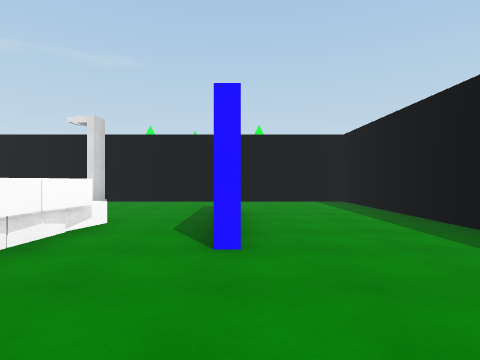
[1] (above)

17 first-person views from a walk through a scene from a Unity 3-D project. The camera is 1.4 m above the floor, looks level and sees 80° across. The floor is counted in squares, 2 m on a side. Each view is taken from the middle of a square. On the plan, view 1 faces up. The plan holds only what a view shows up to about 10 squares ahead; the rest is blank. The place goes on beyond the plan.

[2]
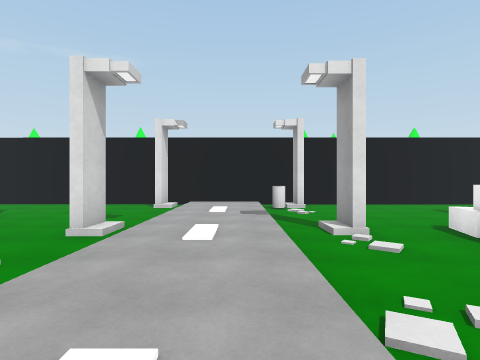

[3]
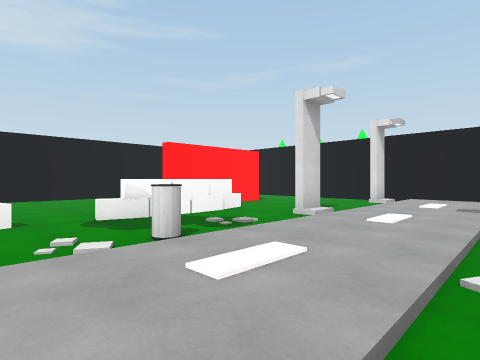

[4]
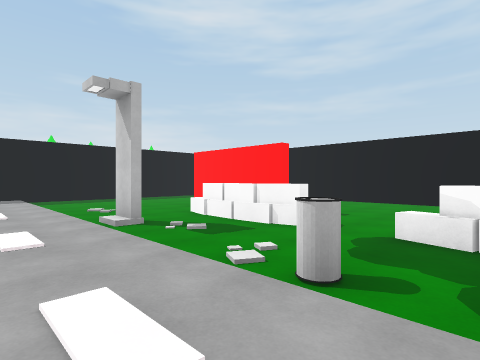

[5]
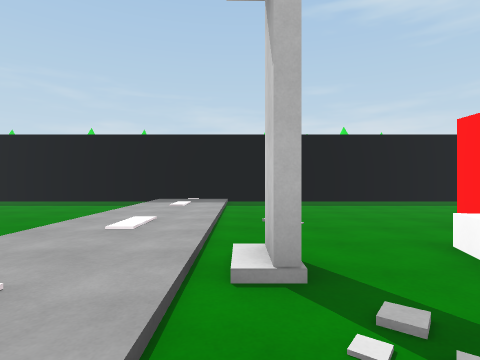

[6]
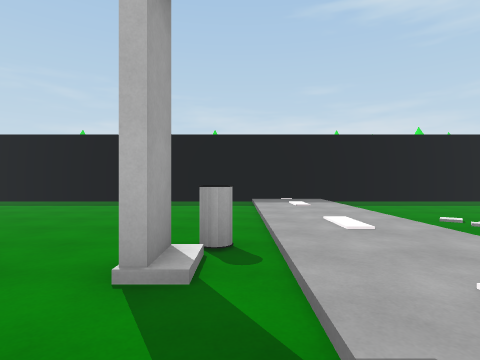

[7]
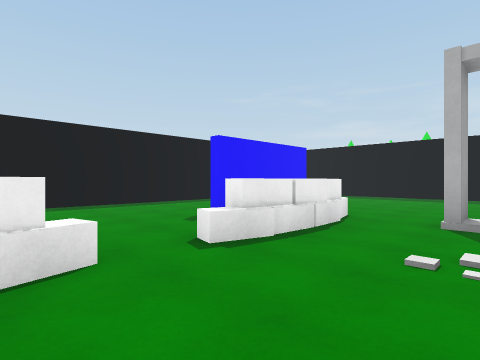

[8]
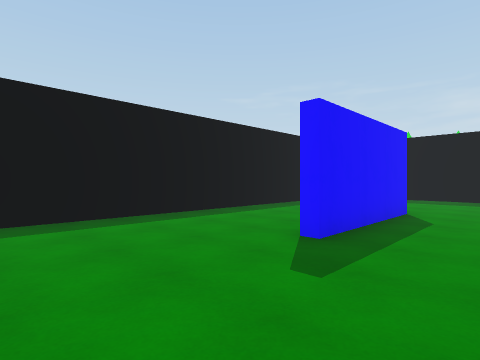

[9]
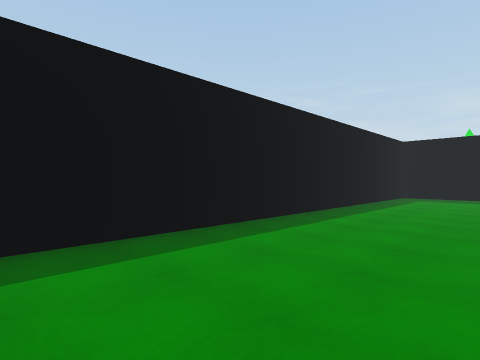

[10]
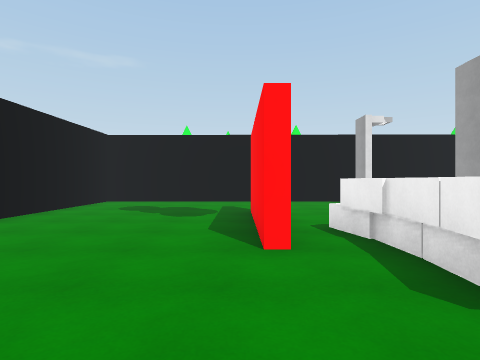

[11]
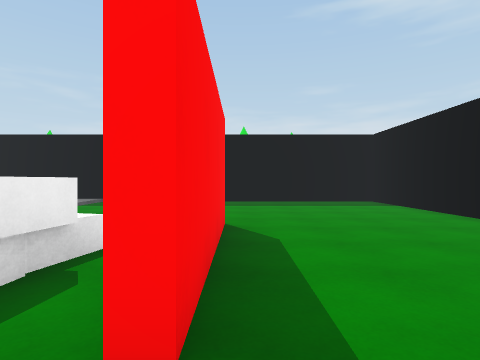

[12]
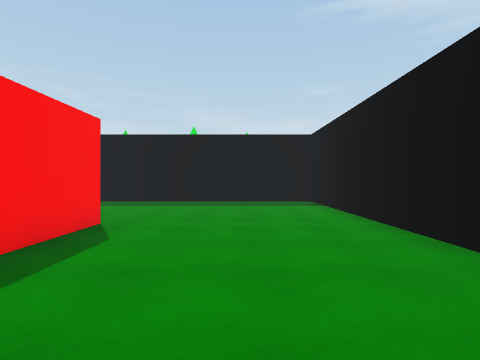

[13]
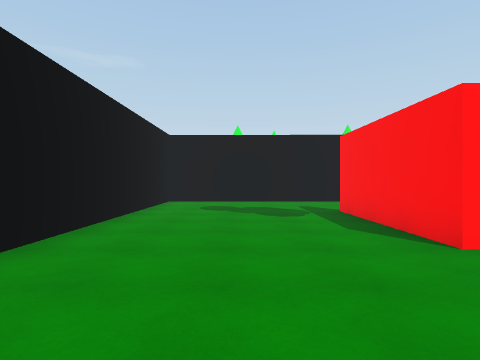

[14]
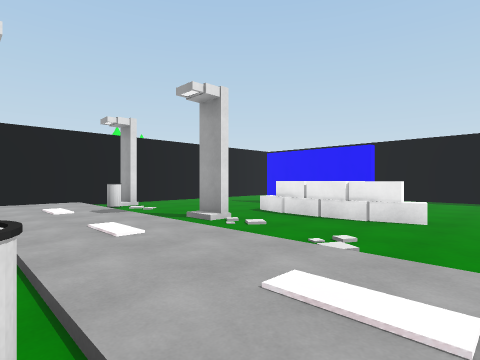

[15]
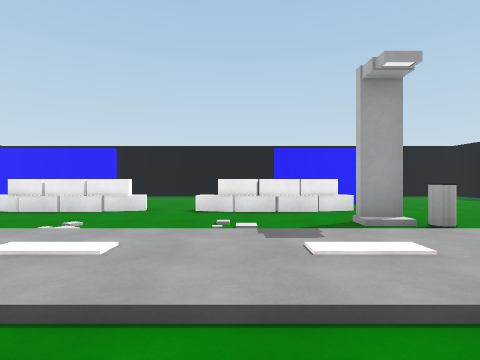

[16]
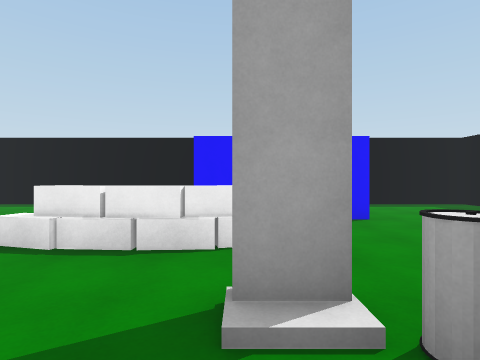

[17]
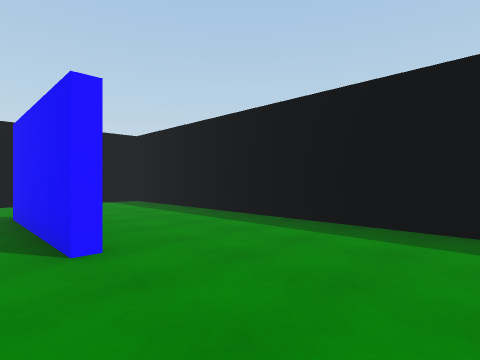

### Floor plan
Key: @ floor where view 1 was taken; # wall or solid block; . main floor; : floor 0.25 m higher than the main floor; / step, stairs or slope; = window, fence, low wall or low ledge; ^ raised ledge.
Columns run from 17 left of view 1 to 4 right of it. Each row starts with its distance up from view 1.
 10 ######################
  9 #......../::.........#
  8 #......../::=........#
  7 #.........::.........#
  6 #....#....::.....#...#
  5 #....#.../::.#...#...#
  4 #....#.^.#::..=..#...#
  3 #....#.^..::..^..#...#
  2 #......^..::..=^.....#
  1 #......^.=::.........#
  0 #.........::...=.@...#
 -1 #.....=^..::..=^.....#
 -2 #......^..::..^......#
 -3 #....#.^.#::.#.^.#...#
 -4 #....#.#..::=#...#...#
 -5 #....#....::.....#...#
 -6 #.........::.........#
 -7 #.........::.........#
 -8 #.........::.........#
 -9 #.........::.........#
-10 #.........::.........#
-11 ######################

Where each view was taken, in squares from view 1:
view 1: 0 up, 0 right, facing up
view 2: 0 up, 6 left, facing up
view 3: 1 down, 5 left, facing up-left
view 4: 2 up, 6 left, facing down-left
view 5: 1 down, 8 left, facing down
view 6: 1 down, 5 left, facing down
view 7: 2 up, 5 left, facing down-right
view 8: 1 up, 2 left, facing down-right
view 9: 2 up, 0 right, facing down-right
view 10: 0 up, 12 left, facing up
view 11: 1 down, 12 left, facing down
view 12: 1 down, 14 left, facing down
view 13: 0 up, 14 left, facing up
view 14: 0 up, 8 left, facing up-right
view 15: 1 down, 9 left, facing right
view 16: 3 down, 6 left, facing right
view 17: 0 up, 1 left, facing up-right
